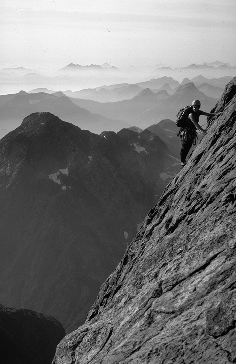
%> input picture climber.tiff, 236 x 364 px
$ octave --eval "hw8;"   (GNU Octave 9; MATLAB toolbox functions it lacks are replaced by stand-ins)
%> lines starting %> are read from the running program, lines starting %| are printed output that depends on the picture; in (x1, y1, x2, y2) boxes, pixels count from 0 and x2, y2 are one past the last pixel; in counts of white or black regions, pixels touching at a corner belong together; the program's own positions count from 1
function hw8()

% kernel(H): array of weights

close all;
format compact;

climberImg = imread('climber.tiff');
%> climberImg is the input picture: size 364x236x3 uint8; min 0, max 248, mean 115.7
figure(1),
imshow(climberImg);
datacursormode on
imgD = im2double(climberImg);
imR = imgD(:,:,1);
imG = imgD(:,:,2);
imB = imgD(:,:,3);


% part 1 %fix!!!! no conv, just manually compute magnitude INCOMPLETE STILL
% show magnitude of gradient of image
% using convolution
% to implement finite differences
% scale brightness reasonably
H = double(ones(3,3)*(1/9)); %kernel(H)
%H2 = ones(3)/9; %same thing
cr = conv2(imR,H);
cg = conv2(imG,H);
cb = conv2(imB,H);
cImg = cat(3, cr,cg,cb);
figure(2), imshow(cImg);

grayImg = rgb2gray(climberImg);
grayImg = im2double(grayImg);
figure(3), imshow(grayImg);
H2 = fspecial('gaussian', [3 3], 2);
H2
convGauss = conv2(H2, grayImg);
figure(4), imshow(convGauss);

[mag, dir] = imgradient(grayImg);
figure(5), imshowpair(mag,dir,'montage');


F = gradient(grayImg);
F2 = F+0.4;
figure(6), imshow(F);
figure(7), imshow(F2);
%max(max(F2))
%min(min(F2))
%mean(mean(F2))


% part 2
% find threshold for gradient magnitude
% to determine real edges

whos('grayImg')
whos('F2')
cEd = edge(grayImg, 'canny');
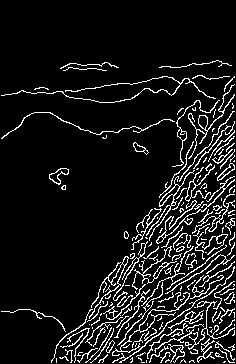
%> cEd: size 364x236 logical; 9.6% white in thin lines or dots, all inside (x1, y1, x2, y2) = (1, 60, 235, 363)
figure(8), imshow(cEd);

%white: 255 255 255
%black: 0 0 0
edgeImg = climberImg;
for i = 1:236
    for j = 1:364
        if(mag(j,i) > 0.429)    %Threshold 0.429?
            edgeImg(j, i, 1) = 255;
            edgeImg(j, i, 2) = 255;
            edgeImg(j, i, 3) = 255;
        else
            edgeImg(j, i, 1) = 0;
            edgeImg(j, i, 2) = 0;
            edgeImg(j, i, 3) = 0;
        end
    end
end
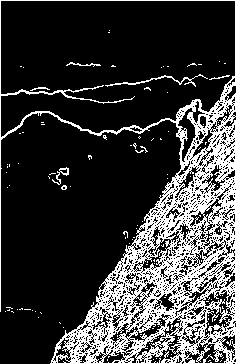
%> edgeImg: size 364x236x3 uint8; 22.4% white in thin lines or dots

figure(9), imshow(edgeImg);


% part 3 INCOMPLETE STILL: mostly done in part 1
% convolution smoothing
whos('H2')
figure(10), surf(H2);

grayImg = rgb2gray(climberImg);
grayImg = im2double(grayImg);
figure(11), imshow(grayImg);
H3 = fspecial('gaussian', [5 5], 2);
convGauss = conv2(H3, grayImg);
%> convGauss: size 368x240 double
figure(12), imshow(convGauss);


%THIS COMMENT STUB STATES THAT
%THIS CODE IS THE PROPERTY OF OMAR R.G. (UofA Student)

% part 4 %% TO FIX PART 2 || FIX F2_4 to mag2

%                           from part 1
F_4 = gradient(convGauss);
F2_4 = F+0.2;
figure(13), imshow(F_4);
figure(14), imshow(F2_4);
%                            from part 2
cEd_4 = edge(grayImg, 'canny');
figure(15), imshow(cEd_4);

%white: 255 255 255
%black: 0 0 0
edgeImg_4 = climberImg;
for i = 1:236
    for j = 1:364
        if(F2_4(j,i) > 0.229)    %Threshold 0.429?
            edgeImg_4(j, i, 1) = 255;
            edgeImg_4(j, i, 2) = 255;
            edgeImg_4(j, i, 3) = 255;
        else
            edgeImg_4(j, i, 1) = 0;
            edgeImg_4(j, i, 2) = 0;
            edgeImg_4(j, i, 3) = 0;
        end
    end
end
%> edgeImg_4: size 364x236x3 uint8; 12.2% white in thin lines or dots

figure(16), imshow(edgeImg_4);

%part 5
grayImg_15 = imread('climber.tiff');
grayImg_5 = rgb2gray(grayImg_15);
grayImg_5 = im2double(grayImg_5);
H2_5 = fspecial('gaussian', [5 5], 4);
convGauss_5 = conv2(H2_5, grayImg_5);
figure(17), imshow(convGauss_5);

newImg_5 = convGauss_5;
finalImg_5 = convGauss_5;
vertMask = [1, 0, -1;1, 0, -1;1, 0, -1];
%flip
vertMask = flipud(vertMask);
vertMask = fliplr(vertMask);
for i = 2:size(finalImg_5,1)-1
    for j = 2:size(finalImg_5,2)-1
        neighMat = vertMask.*newImg_5(i-1:i+1, j-1:j+1);
        av = sum(neighMat(:));
        finalImg_5(i,j) = av;
    end
end
F55 = finalImg_5+0.2;
figure(18), imshow(finalImg_5);
figure(19), imshow(F55);

newImg_5_2 = convGauss_5;
finalImg_5_2 = convGauss_5;
horMask = [1, 1, 1;0, 0, 0;-1, -1, -1];
horMask = flipud(horMask);
horMask = fliplr(horMask);
for i = 2:size(convGauss_5, 1)-1
    for j = 2:size(convGauss_5, 2)-1
        neighMat2 = horMask.*newImg_5_2(i-1:i+1,j-1:j+1);
        av2 = sum(neighMat2(:));
        finalImg_5_2(i, j) = av2;
    end
end
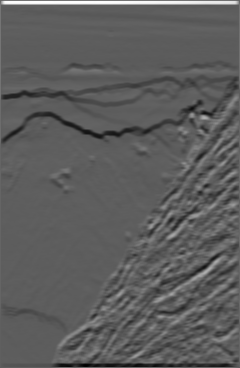
%> finalImg_5_2: size 368x240 double; min -0.699, max 1.2, mean -0.00154; drawn with min black and max white
F522 = finalImg_5_2+0.2;
figure(20), imshow(finalImg_5_2);
figure(21), imshow(F522);

whos('finalImg_5')
whos('finalImg_5_2')
composite = F55+F522;
figure(22), imshow(composite);

% part 6
% (part 3) INCOMPLETE STILL: mostly done in part 1
% convolution smoothing
H6 = fspecial('gaussian', [5 5], 2);
whos('H6')
figure(23), surf(H6);

grayImg_6 = rgb2gray(climberImg);
grayImg_6 = im2double(grayImg_6);

grayImg_7 = rgb2gray(edgeImg);
%> grayImg_7: size 364x236 uint8; 22.4% white in thin lines or dots
grayImg_7 = im2double(grayImg_7);
%> grayImg_7: size 364x236 double; values 0 (black) and 1 (white), 22.4% white in thin lines or dots

convGauss_6 = conv2(H6, grayImg_7);
convGauss_66 = convGauss_6+0.4;
figure(24), imshow(convGauss_66);

convGauss_7 = conv2(H6, grayImg_6);
figure(25), imshow(convGauss_7);

convGauss_8 = conv2(convGauss_7, grayImg_7);
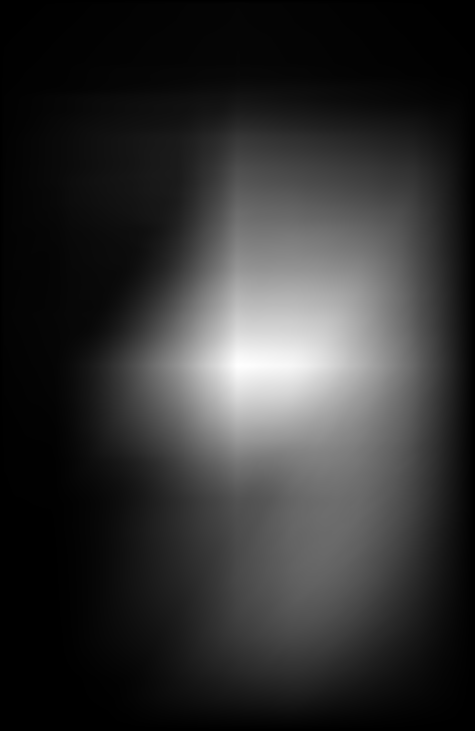
%> convGauss_8: size 731x475 double; min 0, max 11142.9, mean 2160.8; drawn with min black and max white
figure(26), imshow(convGauss_8);
%> after `imshow(convGauss_8)`:
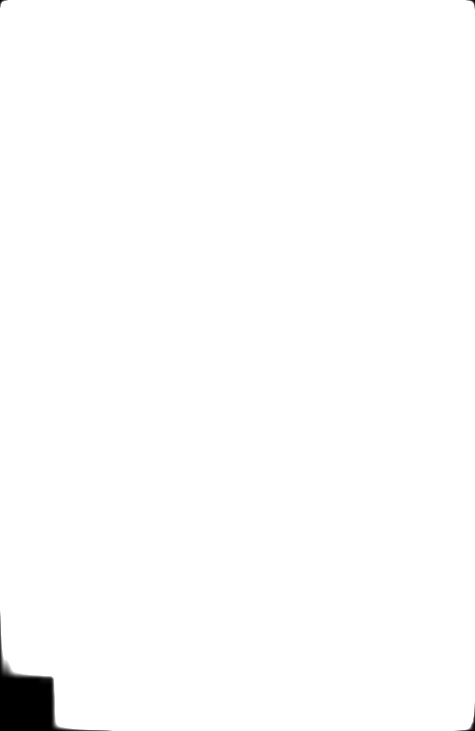
%> displayed picture: size 731x475, on the screen's scale of 0 to 255; min 0, max 255, mean 252.6

gim = rgb2gray(climberImg);
gim = im2double(gim);
convGauss_9 = conv2(H6, gim);
figure(27), imshow(convGauss_9);
H6
u = [1/9 1/9 1/9]';
v = [1/9 1/9 1/9];
ch = conv2(H(:),v,gim,'same');
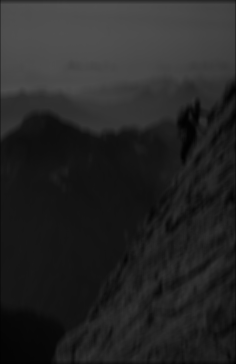
%> ch: size 364x236 double; min 0.00566, max 0.319, mean 0.15
figure(28), imshow(ch);
cv = conv2(u,H(:),gim,'same');
figure(29), imshow(cv);
whos('ch')
whos('cv')
chcvf = ch+cv;
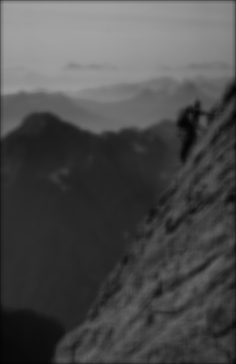
%> chcvf: size 364x236 double; min 0.0112, max 0.637, mean 0.299
chcvf = chcvf + 0.06;
figure(30), imshow(chcvf);

end
